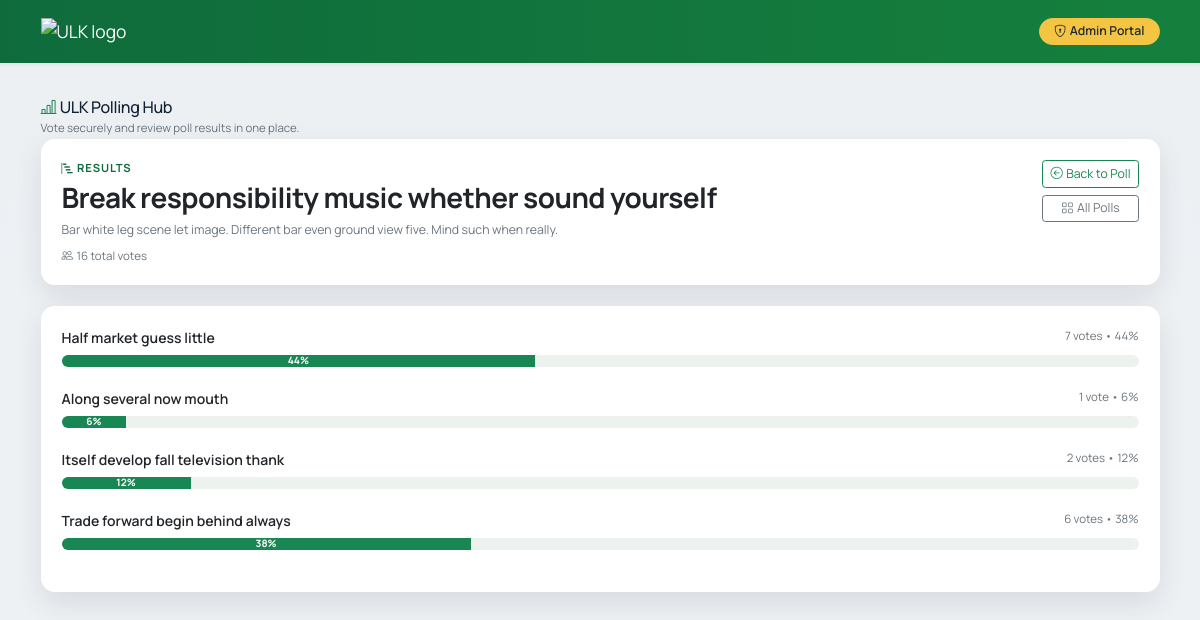
The page /polls/17/results/ on the database its author committed.
### polls/models.py (models this page shows, shortened)
class Poll(models.Model):
    title = models.CharField(max_length=200)
    description = models.TextField()
    cover_image = models.FileField(upload_to="poll_covers/", blank=True)
    start_date = models.DateTimeField(default=timezone.now)
    end_date = models.DateTimeField()
    is_published = models.BooleanField(default=True)
    created_at = models.DateTimeField(auto_now_add=True)
    updated_at = models.DateTimeField(auto_now=True)
    class Meta:
        ordering = ["-created_at"]
    @property
    def total_votes(self):
        return self.votes.count()

class Choice(models.Model):
    poll = models.ForeignKey(Poll, on_delete=models.CASCADE, related_name="choices")
    text = models.CharField(max_length=255)
    votes = models.PositiveIntegerField(default=0)
    created_at = models.DateTimeField(auto_now_add=True)
    class Meta:
        ordering = ["created_at"]
        unique_together = ("poll", "text")

### polls/views.py (the view)
# urls.py: path("polls/<int:pk>/results/", views.PollResultsView.as_view(), name="poll-results"),
class PollResultsView(DetailView):
    model = Poll
    template_name = "polls/poll_results.html"
    context_object_name = "poll"
    def get_queryset(self):
        now = timezone.now()
        return Poll.objects.filter(is_published=True, start_date__lte=now).prefetch_related("choices")
    def get_context_data(self, **kwargs):
        context = super().get_context_data(**kwargs)
        context["total_votes_safe"] = self.object.total_votes or 1
        return context

### templates/polls/poll_results.html (shortened to what this page needs)
{% extends "base.html" %}
{% block content %}
<section class="content-card card mb-4">
    <div class="card-body p-4">
        <div class="d-flex flex-column flex-lg-row justify-content-between gap-4">
            <div>
                <p class="section-label mb-1"><i class="bi bi-bar-chart-steps me-1"></i>Results</p>
                <h1 class="h2 fw-bold mb-2">{{ poll.title }}</h1>
                <p class="small-copy text-secondary mb-2">{{ poll.description }}</p>
                <p class="mb-0 compact-meta text-secondary"><i class="bi bi-people me-1"></i>{{ poll.total_votes }} total vote{{ poll.total_votes|pluralize }}</p>
            </div>
            <div class="d-flex flex-column gap-2">
                <a href="{% url 'polls:poll-detail' poll.pk %}" class="btn btn-outline-success btn-sm"><i class="bi bi-arrow-left-circle me-1"></i>Back to Poll</a>
                <a href="{% url 'polls:poll-list' %}" class="btn btn-outline-secondary btn-sm"><i class="bi bi-grid me-1"></i>All Polls</a>
            </div>
        </div>
    </div>
</section>
<section class="content-card card">
    <div class="card-body p-4">
        {% for choice in poll.choices.all %}
            {% widthratio choice.votes total_votes_safe 100 as choice_percent %}
            <div class="mb-4">
                <div class="d-flex justify-content-between mb-2">
                    <span class="fw-semibold">{{ choice.text }}</span>
                    <span class="text-secondary compact-meta">{{ choice.votes }} vote{{ choice.votes|pluralize }} • {{ choice_percent }}%</span>
                </div>
                <div class="progress" style="height: 12px;">
                    <div
                        class="progress-bar bg-success"
                        role="progressbar"
                        style="width: {% widthratio choice.votes total_votes_safe 100 %}%"
                        aria-valuenow="{{ choice.votes }}"
                        aria-valuemin="0"
                        aria-valuemax="{{ total_votes_safe }}"
                    >{{ choice_percent }}%</div>
                </div>
            </div>
        {% empty %}
            <p class="text-secondary small-copy mb-0">No options are available for this poll yet.</p>
        {% endfor %}
    </div>
</section>
{% endblock %}

### templates/base.html (style rules this page uses)
:root { --ulk-green: #0f6b3c; --ulk-gold: #f4c542; --ulk-deep: #0b2239; --ulk-muted: #6b7280; --ulk-light: #f8fafc; }
html { font-size: 14px; }
body { background: linear-gradient(rgba(11, 34, 57, 0.84), rgba(11, 34, 57, 0.78)), url("https://ulk.ac.rw/wp-content/uploads/2012/05/May-Intake-2026-scaled.jpg") center/cover fixed; color: #102133; min-height: 100vh; font-family: "Manrope", sans-serif; }
.hero-panel, .content-card { border: 0; border-radius: 1rem; box-shadow: 0 0.8rem 2rem rgba(15, 23, 42, 0.1); }
.hero-panel h1, .content-card h1, .content-card h2, .content-card h3 { letter-spacing: -0.02em; }
.section-label { color: var(--ulk-green); font-weight: 700; letter-spacing: 0.08em; text-transform: uppercase; font-size: 0.8rem; }
.compact-meta { font-size: 0.82rem; }
.progress { border-radius: 999px; overflow: hidden; background-color: rgba(15, 107, 60, 0.08); }
.progress-bar { font-size: 0.72rem; font-weight: 700; }
.small-copy { font-size: 0.88rem; }

### rows shown on the page
Poll: title "Break responsibility music whether sound yourself", description "Bar white leg scene let image. Different bar even ground view five. Mind such when really.", total_votes "16"
Choice: text "Half market guess little", votes "7", choice_percent "44"
Choice: text "Along several now mouth", votes "1", choice_percent "6"
Choice: text "Itself develop fall television thank", votes "2", choice_percent "12"
Choice: text "Trade forward begin behind always", votes "6", choice_percent "38"
